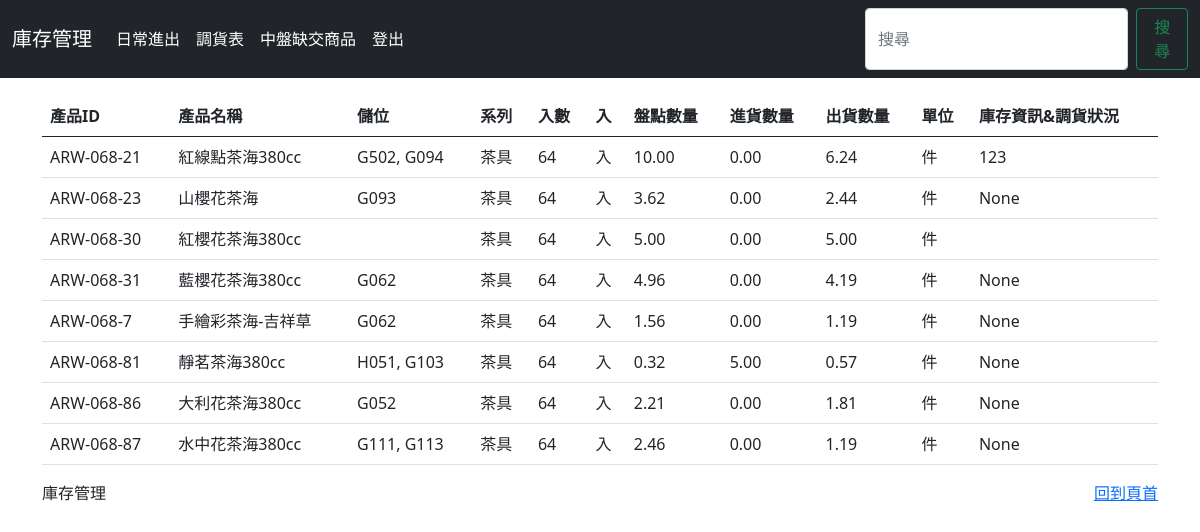
The app's page /Tgoods/ (signed in) with its own data.
### myapp/models.py (models this page shows)
class TimeStampedModel(models.Model):
    created_at = models.DateTimeField(auto_now_add=True)
    modified_at = models.DateTimeField(auto_now=True)
    created_by = models.ForeignKey(User, on_delete=models.SET_NULL, null=True, blank=True, related_name='created_%(class)s_set')
    modified_by = models.ForeignKey(User, on_delete=models.SET_NULL, null=True, blank=True, related_name='modified_%(class)s_set')
    class Meta:
        abstract = True

class Goods (TimeStampedModel):
    productId = models.CharField('產品ID',max_length=100 , unique=True, primary_key=True)
    productName = models.CharField('產品名稱',max_length=100)
    series = models.CharField('系列',max_length=30)
    quantity = models.IntegerField('入數')
    dailystatus = models.CharField("庫存資訊&調貨狀況",max_length=500,default="",blank=True,null=True)

class Transfer(TimeStampedModel):
    productId = models.CharField('產品ID',max_length=100 )
    productName = models.CharField('產品名稱',max_length=100)
    position1 = models.CharField("儲位1",max_length=10)
    position2 = models.CharField("儲位2",max_length=10, null=True,blank=True)
    position3 = models.CharField("儲位3",max_length=10, null=True,blank=True)
    quantity = models.FloatField("數量")
    reason = models.CharField("未調貨原因",max_length=500, null=True,blank=True)

### myapp/views.py (the view)
# urls.py: path('Tgoods/',views.Tgoods, name="Tgoods"),
@csrf_exempt
def Tgoods(request):
    if 'user' in request.session:
        current_user = request.session['user']
        goods = Goods.objects.all()
        dailys = DailyInOut.objects.values('productId').annotate(total_count_quantity=Sum('countQuantity'))
        for good in goods:
            count_sum = DailyInOut.objects.filter(productId=good.productId).aggregate(total_count_quantity=Sum('countQuantity'))
            purchase_sum = DailyInOut.objects.filter(productId=good.productId).aggregate(total_purchase_quantity=Sum('purchaseQuantity'))
            export_sum = DailyInOut.objects.filter(productId=good.productId).aggregate(total_export_quantity=Sum('exportQuantity'))
            transfers = Transfer.objects.filter(productId=good.productId)
            positions = []
            for transfer in transfers:
                if transfer.position1:
                    positions.append(transfer.position1)
                if transfer.position2:
                    positions.append(transfer.position2)
                if transfer.position3:
                    positions.append(transfer.position3)
            good.positions = ', '.join(positions)
            good.total_count_quantity = count_sum['total_count_quantity']
            good.total_purchase_quantity = purchase_sum['total_purchase_quantity']
            good.total_export_quantity = export_sum['total_export_quantity']
    return render(request,'Tgoods.html',locals())

### templates/Tgoods.html (shortened to what this page needs)
<!doctype html>
<html lang="en" data-bs-theme="auto">
  <head>
    {% load static %}
    <link href="{% static 'css/style.css' %}" rel="stylesheet">
    <link href="https://cdn.jsdelivr.net/npm/bootstrap@5.0.2/dist/css/bootstrap.min.css" rel="stylesheet">
  </head>
  <body>
<header data-bs-theme="dark">
  <nav class="navbar navbar-expand-md navbar-dark fixed-top bg-dark">
    <div class="container-fluid">
      <a class="navbar-brand" href="#">庫存管理</a>
      <div class="collapse navbar-collapse" id="navbarCollapse">
        <ul class="navbar-nav me-auto mb-2 mb-md-0">
          <li class="nav-item">
            <a class="nav-link active" aria-current="page" href="{%url 'Tdaily'%}">日常進出</a>
          </li>
          <li class="nav-item">
            <a class="nav-link active" aria-current="page" href="{%url 'Ttransfer'%}">調貨表</a>
          </li>
          <li class="nav-item">
            <a class="nav-link active" aria-current="page" href="{%url 'Tclient'%}">中盤缺交商品</a>
          </li>
          <li class="nav-item">
            <a class="nav-link active" aria-current="page" href="/logout">登出</a>
          </li>
        </ul>
        <form method="get" class="d-flex" role="search" action="{%url 'searchGoods' %}">
          <input class="form-control me-2" type="search" placeholder="搜尋" aria-label="Search" name="searchGoods">
          <button class="btn btn-outline-success" type="submit">搜尋</button>
        </form>
      </div>
    </div>
  </nav>
</header>
<main>
  <div class="container mt-5">
    <div class="row">
      <div class="col">
      <table class="table table-hover">
        <thead>
          <tr>
            <th scope="col">產品ID</th>
            <th scope="col">產品名稱</th>
            <th scope="col">儲位</th>
            <th scope="col">系列</th>
            <th scope="col">入數</th>
            <th scope="col">入</th>
            <th scope="col">盤點數量</th>
            <th scope="col">進貨數量</th>
            <th scope="col">出貨數量</th>
            <th scope="col">單位</th>
            <th scope="col">庫存資訊&調貨狀況</th>
          </tr>
        </thead>
        <tbody>
          {% if goods %}
            {% for good in goods %}
          <tr>
            <td>{{good.productId}}</td>
            <td>{{good.productName}}</td>
            <td>{{good.positions}}</td>
            <td>{{good.series}}</td>
            <td>{{good.quantity}}</td>
            <td>入</td>
            <td>{{ good.total_count_quantity |floatformat:2}}</td>
            <td>{{ good.total_purchase_quantity |floatformat:2}}</td>
            <td>{{ good.total_export_quantity |floatformat:2}}</td>
            <td>件</td>
            <td>{{good.dailystatus}}</td>
          </tr>
          {% endfor %}
          {%endif%}
        </tbody>
      </table>
      </div>
    </div>
  </div>
  <footer class="container">
    <p class="float-end"><a href="#">回到頁首</a></p>
    <p>庫存管理</p>
  </footer>
</main>
    </body>
</html>

### static/css/style.css (style rules this page uses)
body { padding-top: 3rem; padding-bottom: 3rem; color: rgb(var(--bs-tertiary-color-rgb)); }

### records on screen
Goods: productId "ARW-068-21", productName "紅線點茶海380cc", positions "G502, G094", series "茶具", quantity "64", total_count_quantity "10.00", total_purchase_quantity "0.00", total_export_quantity "6.24", dailystatus "123"
Goods: productId "ARW-068-23", productName "山櫻花茶海", positions "G093", series "茶具", quantity "64", total_count_quantity "3.62", total_purchase_quantity "0.00", total_export_quantity "2.44", dailystatus "None"
Goods: productId "ARW-068-30", productName "紅櫻花茶海380cc", series "茶具", quantity "64", total_count_quantity "5.00", total_purchase_quantity "0.00", total_export_quantity "5.00"
Goods: productId "ARW-068-31", productName "藍櫻花茶海380cc", positions "G062", series "茶具", quantity "64", total_count_quantity "4.96", total_purchase_quantity "0.00", total_export_quantity "4.19", dailystatus "None"
Goods: productId "ARW-068-7", productName "手繪彩茶海-吉祥草", positions "G062", series "茶具", quantity "64", total_count_quantity "1.56", total_purchase_quantity "0.00", total_export_quantity "1.19", dailystatus "None"
Goods: productId "ARW-068-81", productName "靜茗茶海380cc", positions "H051, G103", series "茶具", quantity "64", total_count_quantity "0.32", total_purchase_quantity "5.00", total_export_quantity "0.57", dailystatus "None"
Goods: productId "ARW-068-86", productName "大利花茶海380cc", positions "G052", series "茶具", quantity "64", total_count_quantity "2.21", total_purchase_quantity "0.00", total_export_quantity "1.81", dailystatus "None"
Goods: productId "ARW-068-87", productName "水中花茶海380cc", positions "G111, G113", series "茶具", quantity "64", total_count_quantity "2.46", total_purchase_quantity "0.00", total_export_quantity "1.19", dailystatus "None"
